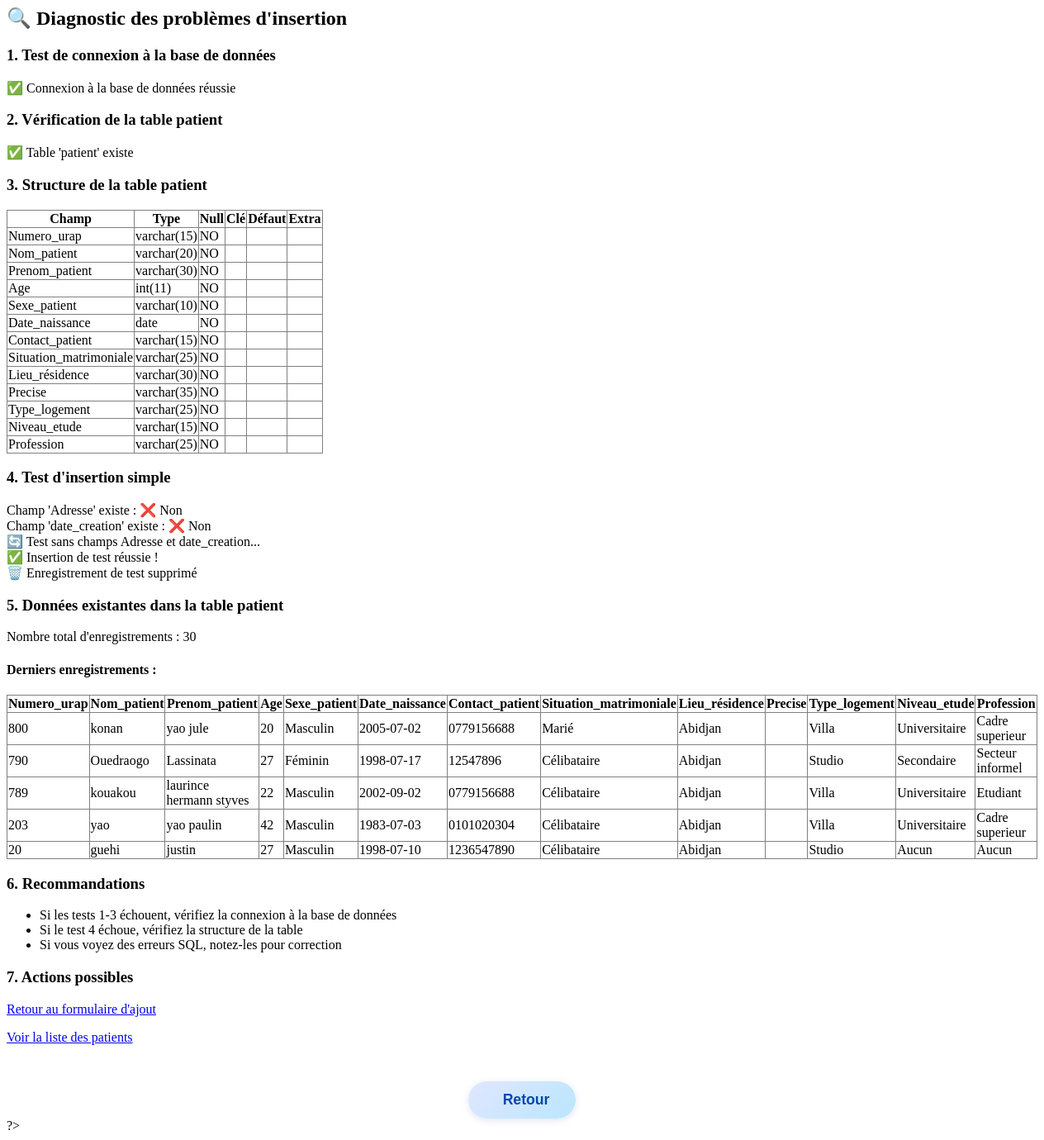
The page /page/test_insertion.php on the database its author committed.
### tables this page shows
CREATE TABLE IF NOT EXISTS `patient` (
  `Numero_urap` varchar(15) NOT NULL,
  `Nom_patient` varchar(20) NOT NULL,
  `Prenom_patient` varchar(30) NOT NULL,
  `Age` int NOT NULL,
  `Sexe_patient` varchar(10) NOT NULL,
  `Date_naissance` date NOT NULL,
  `Contact_patient` varchar(15) NOT NULL,
  `Situation_matrimoniale` varchar(25) NOT NULL,
  `Lieu_résidence` varchar(30) NOT NULL,
  `Precise` varchar(35) NOT NULL,
  `Type_logement` varchar(25) NOT NULL,
  `Niveau_etude` varchar(15) NOT NULL,
  `Profession` varchar(25) NOT NULL
);

### page/test_insertion.php (the view, shortened to what this page needs)
<?php
require_once("connexion.php");
echo "<h2>🔍 Diagnostic des problèmes d'insertion</h2>";
echo "<h3>1. Test de connexion à la base de données</h3>";
try {
    echo "✅ Connexion à la base de données réussie<br>";
} catch (PDOException $e) {
    echo "❌ Erreur de connexion : " . $e->getMessage() . "<br>";
    exit();
}
echo "<h3>2. Vérification de la table patient</h3>";
try {
    $stmt = $pdo->query("SHOW TABLES LIKE 'patient'");
    if ($stmt->rowCount() > 0) {
        echo "✅ Table 'patient' existe<br>";
    } else {
        echo "❌ Table 'patient' n'existe pas<br>";
        exit();
    }
} catch (PDOException $e) {
    echo "❌ Erreur lors de la vérification de la table : " . $e->getMessage() . "<br>";
    exit();
}
echo "<h3>3. Structure de la table patient</h3>";
try {
    $stmt = $pdo->query("DESCRIBE patient");
    echo "<table border='1' style='border-collapse: collapse; margin: 10px 0;'>";
    echo "<tr><th>Champ</th><th>Type</th><th>Null</th><th>Clé</th><th>Défaut</th><th>Extra</th></tr>";
    while ($row = $stmt->fetch(PDO::FETCH_ASSOC)) {
        echo "<tr>";
        echo "<td>" . $row['Field'] . "</td>";
        echo "<td>" . $row['Type'] . "</td>";
        echo "<td>" . $row['Null'] . "</td>";
        echo "<td>" . $row['Key'] . "</td>";
        echo "<td>" . $row['Default'] . "</td>";
        echo "<td>" . $row['Extra'] . "</td>";
        echo "</tr>";
    }
    echo "</table>";
} catch (PDOException $e) {
    echo "❌ Erreur lors de l'affichage de la structure : " . $e->getMessage() . "<br>";
}
echo "<h3>4. Test d'insertion simple</h3>";
try {
    $stmt = $pdo->query("SHOW COLUMNS FROM patient LIKE 'Adresse'");
    $hasAdresse = $stmt->rowCount() > 0;
    $stmt = $pdo->query("SHOW COLUMNS FROM patient LIKE 'date_creation'");
    $hasDateCreation = $stmt->rowCount() > 0;
    echo "Champ 'Adresse' existe : " . ($hasAdresse ? "✅ Oui" : "❌ Non") . "<br>";
    echo "Champ 'date_creation' existe : " . ($hasDateCreation ? "✅ Oui" : "❌ Non") . "<br>";
    if ($hasAdresse && $hasDateCreation) {
        $sql = "INSERT INTO patient (
            Numero_urap, Nom_patient, Prenom_patient, Age, Sexe_patient,
            Date_naissance, Contact_patient, Adresse, Situation_matrimoniale,
            Lieu_résidence, Precise, Type_logement, Niveau_etude, Profession, date_creation
        ) VALUES (?, ?, ?, ?, ?, ?, ?, ?, ?, ?, ?, ?, ?, ?, NOW())";
        $params = array(
            'TEST001', 'Test', 'Patient', 25, 'Masculin',
            '2000-01-01', '0123456789', 'Adresse test', 'Célibataire',
            'Abidjan', '', 'Studio', 'Secondaire', 'Etudiant'
        );
        echo "🔄 Test avec champs Adresse et date_creation...<br>";
    } else {
        $sql = "INSERT INTO patient (
            Numero_urap, Nom_patient, Prenom_patient, Age, Sexe_patient,
            Date_naissance, Contact_patient, Situation_matrimoniale,
            Lieu_résidence, Precise, Type_logement, Niveau_etude, Profession
        ) VALUES (?, ?, ?, ?, ?, ?, ?, ?, ?, ?, ?, ?, ?)";
        $params = array(
            'TEST001', 'Test', 'Patient', 25, 'Masculin',
            '2000-01-01', '0123456789', 'Célibataire',
            'Abidjan', '', 'Studio', 'Secondaire', 'Etudiant'
        );
        echo "🔄 Test sans champs Adresse et date_creation...<br>";
    }
    $stmt = $pdo->prepare($sql);
    $result = $stmt->execute($params);
    if ($result) {
        echo "✅ Insertion de test réussie !<br>";
        $pdo->exec("DELETE FROM patient WHERE Numero_urap = 'TEST001'");
        echo "🗑️ Enregistrement de test supprimé<br>";
    } else {
        echo "❌ Échec de l'insertion de test<br>";
    }
} catch (PDOException $e) {
    echo "❌ Erreur lors du test d'insertion : " . $e->getMessage() . "<br>";
}
echo "<h3>5. Données existantes dans la table patient</h3>";
try {
    $stmt = $pdo->query("SELECT COUNT(*) as total FROM patient");
    $count = $stmt->fetch(PDO::FETCH_ASSOC)['total'];
    echo "Nombre total d'enregistrements : " . $count . "<br>";
    if ($count > 0) {
        echo "<h4>Derniers enregistrements :</h4>";
        $stmt = $pdo->query("SELECT * FROM patient ORDER BY Numero_urap DESC LIMIT 5");
        echo "<table border='1' style='border-collapse: collapse; margin: 10px 0;'>";
        $first = true;
        while ($row = $stmt->fetch(PDO::FETCH_ASSOC)) {
            if ($first) {
                echo "<tr>";
                foreach ($row as $key => $value) {
                    echo "<th>" . $key . "</th>";
                }
                echo "</tr>";
                $first = false;
            }
            echo "<tr>";
            foreach ($row as $value) {
                echo "<td>" . htmlspecialchars($value) . "</td>";
            }
            echo "</tr>";
        }
        echo "</table>";
    }
} catch (PDOException $e) {
    echo "❌ Erreur lors de la vérification des données : " . $e->getMessage() . "<br>";
}
echo "<h3>6. Recommandations</h3>";
echo "<ul>";
echo "<li>Si les tests 1-3 échouent, vérifiez la connexion à la base de données</li>";
echo "<li>Si le test 4 échoue, vérifiez la structure de la table</li>";
echo "<li>Si vous voyez des erreurs SQL, notez-les pour correction</li>";
echo "</ul>";
echo "<h3>7. Actions possibles</h3>";
echo "<p><a href='ajouter_patient.php'>Retour au formulaire d'ajout</a></p>";
echo "<p><a href='Liste_patient.php'>Voir la liste des patients</a></p>";
?>
<div style="width:100%;display:flex;justify-content:center;margin:32px 0 0 0;">
  <button onclick="window.history.back()" class="btn-retour-global">
    <i class="fas fa-arrow-left"></i> Retour
  </button>
</div>
?>

### page/test_insertion.php (style rules this page uses)
.btn-retour-global { background: linear-gradient(135deg, #e0e7ff 0%, #bae6fd 100%); color: #0047ab; border: none; border-radius: 30px; padding: 12px 32px; font-size: 1.1em; font-weight: 600; box-shadow: 0 2px 8px 0 #0047ab22; cursor: pointer; transition: background 0.2s, color 0.2s; margin-top: 12px; display: flex; align-items: center; gap: 10px; }

### rows shown on the page
patient: key "Numero_urap", key "Nom_patient", key "Prenom_patient", key "Age", key "Sexe_patient", key "Date_naissance", key "Contact_patient", key "Situation_matrimoniale", key "Lieu_résidence", key "Precise", key "Type_logement", key "Niveau_etude", key "Profession", Numero_urap "800", Nom_patient "konan", Prenom_patient "yao jule", Age "20", Sexe_patient "Masculin", Date_naissance "2005-07-02", Contact_patient "0779156688", Situation_matrimoniale "Marié", Lieu_résidence "Abidjan", Type_logement "Villa", Niveau_etude "Universitaire", Profession "Cadre superieur"
patient: Numero_urap "790", Nom_patient "Ouedraogo", Prenom_patient "Lassinata", Age "27", Sexe_patient "Féminin", Date_naissance "1998-07-17", Contact_patient "12547896", Situation_matrimoniale "Célibataire", Lieu_résidence "Abidjan", Type_logement "Studio", Niveau_etude "Secondaire", Profession "Secteur informel"
patient: Numero_urap "789", Nom_patient "kouakou", Prenom_patient "laurince hermann styves", Age "22", Sexe_patient "Masculin", Date_naissance "2002-09-02", Contact_patient "0779156688", Situation_matrimoniale "Célibataire", Lieu_résidence "Abidjan", Type_logement "Villa", Niveau_etude "Universitaire", Profession "Etudiant"
patient: Numero_urap "203", Nom_patient "yao", Prenom_patient "yao paulin", Age "42", Sexe_patient "Masculin", Date_naissance "1983-07-03", Contact_patient "0101020304", Situation_matrimoniale "Célibataire", Lieu_résidence "Abidjan", Type_logement "Villa", Niveau_etude "Universitaire", Profession "Cadre superieur"
patient: Numero_urap "20", Nom_patient "guehi", Prenom_patient "justin", Age "27", Sexe_patient "Masculin", Date_naissance "1998-07-10", Contact_patient "1236547890", Situation_matrimoniale "Célibataire", Lieu_résidence "Abidjan", Type_logement "Studio", value "Aucun"

### other values the page prints
$row['Field'] "Numero_urap"
$row['Type'] "varchar(15)"
$row['Null'] "NO"
$row['Field'] "Nom_patient"
$row['Type'] "varchar(20)"
$row['Field'] "Prenom_patient"
$row['Type'] "varchar(30)"
$row['Field'] "Age"
$row['Type'] "int(11)"
$row['Field'] "Sexe_patient"
$row['Type'] "varchar(10)"
$row['Field'] "Date_naissance"
$row['Type'] "date"
$row['Field'] "Contact_patient"
$row['Field'] "Situation_matrimoniale"
